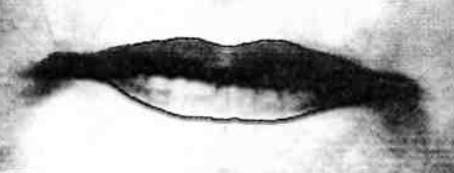
#> input picture lips.png, 454 x 173 px
$ python example.py   (older library calls are emulated)
#> lines starting #> are read from the running program, lines starting #| are printed output that depends on the picture
import numpy as np
import scipy
import scipy.linalg
from PIL import Image, ImageDraw, ImageFilter
import matplotlib.pyplot as plt
import time
import PIL.ImageOps
from Active_contour import active_contour

# [53 lines left out: functions active_contour_original, onclick, not called in this run]

Image_name='lips.png'
Energy_ext_img = Image.open(Image_name)
#> Energy_ext_img is the input picture: PIL image 454x173 RGB; min 0, max 255, mean 176.4
Energy_ext_img_bw = Energy_ext_img.convert(mode='L')
Energy_ext_img_bw = Energy_ext_img_bw.filter(ImageFilter.FIND_EDGES)
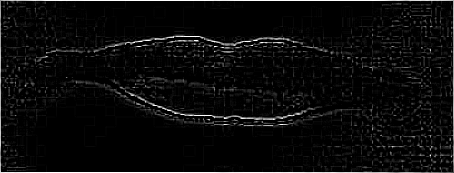
#> Energy_ext_img_bw: PIL image 454x173 L; min 0, max 255, mean 11.5
Energy_ext_img_bw = PIL.ImageOps.invert(Energy_ext_img_bw)
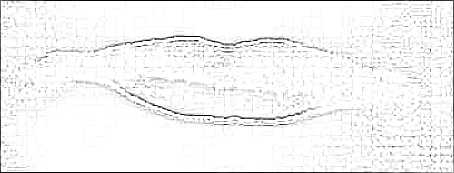
#> Energy_ext_img_bw: PIL image 454x173 L; min 0, max 255, mean 243.5
Energy_ext_img_bw = Energy_ext_img_bw.filter(ImageFilter.GaussianBlur(5))
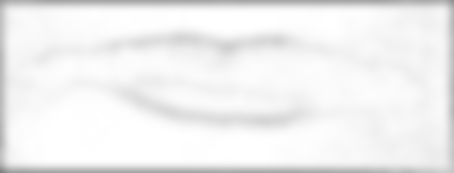
#> Energy_ext_img_bw: PIL image 454x173 L; min 125, max 255, mean 240.1
Energy_ext_img_bw.load()
Energy_ext = np.asarray(Energy_ext_img_bw, dtype='int32')
# [10 lines of commented-out code are left out]

Number_of_edges = 20
Time_step = 1 #0.01
pixel_factor = 1

coords=[]
fig = plt.figure()
plt.imshow(Energy_ext_img)
fig.show()
cid = fig.canvas.mpl_connect('button_press_event', onclick)
boolean = False
while True:
#> (the run stopped early here; a loop or call above may not have finished)
